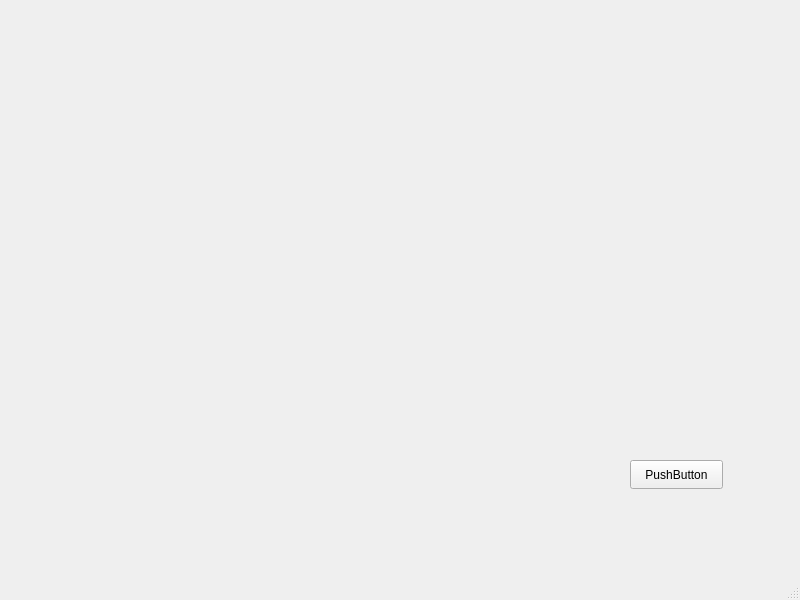
<?xml version="1.0" encoding="UTF-8"?>
<ui version="4.0">
 <class>addanalyser</class>
 <widget class="QMainWindow" name="addanalyser">
  <property name="geometry">
   <rect>
    <x>0</x>
    <y>0</y>
    <width>800</width>
    <height>600</height>
   </rect>
  </property>
  <property name="windowTitle">
   <string>MainWindow</string>
  </property>
  <widget class="QWidget" name="centralwidget">
   <widget class="QPushButton" name="pushButton">
    <property name="geometry">
     <rect>
      <x>630</x>
      <y>460</y>
      <width>93</width>
      <height>29</height>
     </rect>
    </property>
    <property name="text">
     <string>PushButton</string>
    </property>
   </widget>
  </widget>
  <widget class="QMenuBar" name="menubar">
   <property name="geometry">
    <rect>
     <x>0</x>
     <y>0</y>
     <width>800</width>
     <height>22</height>
    </rect>
   </property>
  </widget>
  <widget class="QStatusBar" name="statusbar"/>
 </widget>
 <resources/>
 <connections/>
</ui>
